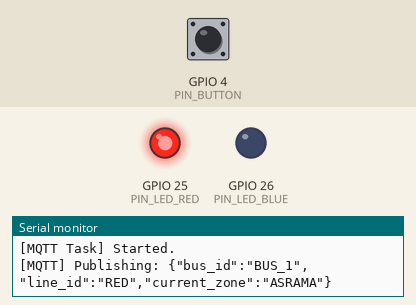
Recording of a sketch running on a simulated ESP32. Parts: output pins drawn as LEDs (lit = HIGH), the last lines printed to the serial monitor. The inputs (shaded band) are chosen by the test bench; at power-on: GPIO 4 (PIN_BUTTON) LOW. WiFi joins after 1.5 s; servers stay silent unless stated; random numbers use the default seed unless the sketch sets one; no MQTT or app messages arrive unless stated.

Above: at 3.7 s.
3.8 s: GPIO 4 (PIN_BUTTON) pulled HIGH for 0.15 s
At 4.9 s:
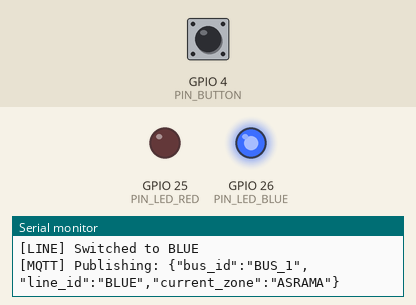
5.4 s: GPIO 4 (PIN_BUTTON) pulled HIGH for 1 s
At 6.0 s:
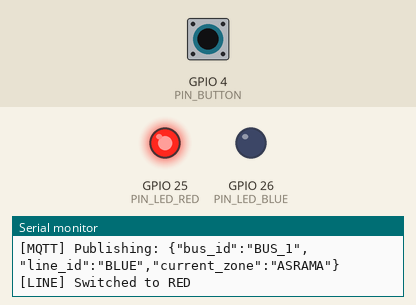
7.9 s: GPIO 4 (PIN_BUTTON) pulled HIGH for 3.2 s
At 8.8 s:
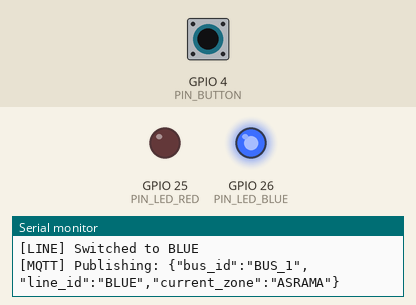
Timing chart, 0 to 10.9 s (numbered marks = the images above; inputs shaded):
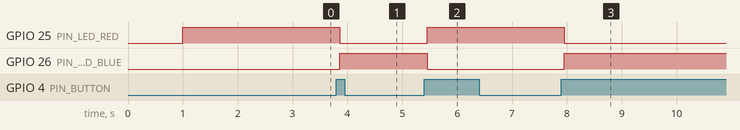

Measured:
- after the input at 3.8 s, GPIO 25 (PIN_LED_RED): HIGH → LOW after 0.06 s; GPIO 26 (PIN_LED_BLUE): LOW → HIGH after 0.06 s
- after the input at 5.4 s, GPIO 25 (PIN_LED_RED): LOW → HIGH after 0.06 s; GPIO 26 (PIN_LED_BLUE): HIGH → LOW after 0.06 s
- after the input at 7.9 s, GPIO 25 (PIN_LED_RED): HIGH → LOW after 0.05 s; GPIO 26 (PIN_LED_BLUE): LOW → HIGH after 0.05 s

The sketch:

Bus.ino
```cpp
/*
 * Context-Aware Campus Bus Tracker
 * BUS UNIT (ESP32 + GPS + Button + LEDs + MQTT + FreeRTOS)
 *
 * Hardware (per Bus Unit):
 * - ESP32 Dev Kit
 * - GPS NEO-6M (UART2):  RX2=GPIO16, TX2=GPIO17
 * - Push Button on GPIO4 (3V3 + 10k pull-down to GND)
 * - Red LED on GPIO12  (RED line indicator)
 * - Blue LED on GPIO13 (BLUE line indicator)
 *
 * Wiring summary:
 *   GPS VCC  -> VIN
 *   GPS GND  -> GND
 *   GPS TX   -> GPIO16 (RX2)
 *   GPS RX   -> GPIO17 (TX2)
 *
 *   Button leg 1 -> 3V3
 *   Button leg 2 -> GPIO4
 *   10k resistor between GPIO4 and GND (pull-down)
 *
 *   RED LED anode  -> 220R -> GPIO12
 *   RED LED cathode-> GND
 *   BLUE LED anode -> 220R -> GPIO13
 *   BLUE LED cathode-> GND
 *
 * You can use this same code for both buses:
 *   - Change BUS_ID
 *   - Change DEFAULT_LINE if you want one to start as BLUE
 *
 * Required libraries:
 *   - TinyGPSPlus by Mikal Hart
 *   - PubSubClient by Nick O'Leary
 */

#include <WiFi.h>
#include <PubSubClient.h>
#include <TinyGPSPlus.h>
#include <Preferences.h>

// =========================
// ==== CONFIGURATIONS ====
// =========================

// --- Mode Operasi ---
#define SIMULATION_MODE true // UBAH MENJADI 'false' SAAT GPS BARU TIBA

// --- Identification (edit per bus) ---
#define BUS_ID       "BUS_1"   // e.g. "BUS_1", "BUS_2"
#define DEFAULT_LINE "RED"      // "RED" or "BLUE" at startup

// --- WiFi Hotspot ---
const char* WIFI_SSID     = "OrganicTrash";
const char* WIFI_PASSWORD = "oops1112";

// --- MQTT Broker ---
const char* MQTT_BROKER   = "broker.hivemq.com"; // or "test.mosquitto.org"
const uint16_t MQTT_PORT  = 1883;
const char* MQTT_TOPIC    = "bikun/location"; // all buses publish here

// --- GPIO Pins (BUS UNIT) ---
const int PIN_GPS_RX   = 16;  // ESP32 RX2  <- GPS TX
const int PIN_GPS_TX   = 17;  // ESP32 TX2  -> GPS RX (optional)
const int PIN_BUTTON   = 4;   // Push button input
const int PIN_LED_RED  = 25;  // RED line LED
const int PIN_LED_BLUE = 26;  // BLUE line LED

// --- Timings ---
const uint32_t BUTTON_DEBOUNCE_MS  = 50;
const uint32_t PUBLISH_INTERVAL_MS = 2000; // send MQTT every 1s

const uint32_t SIMULATION_MOVE_INTERVAL_MS = 15000; // Bus "pindah" setiap 15 detik di mode simulasi

Preferences preferences;

// =========================
// ====== GLOBALS ==========
// =========================

TinyGPSPlus gps;
HardwareSerial GPSSerial(2); // UART2

WiFiClient wifiClient;
PubSubClient mqttClient(wifiClient);

// FreeRTOS Queue for GPS data
QueueHandle_t gpsQueue;

// Current bus line (changes when button toggled)
String currentLine = DEFAULT_LINE; // "RED" or "BLUE"

// Button state for debouncing
int lastButtonReading = LOW;
int stableButtonState = LOW;
uint32_t lastDebounceTime = 0;

// Struct to pass via Queue
typedef struct {
  char zone[20];
} GpsData_t;

// =========================
//   ZONE MAPPING CONFIG
// =========================

struct Zone {
  const char* name;
  double lat;
  double lon;
};


// RED Route stops
const Zone redRoute[] = {
    {"ASRAMA", -6.348191, 106.829705},
    {"MENWA", -6.353438, 106.831816},
    {"STASIUN", -6.360717, 106.831752},
    {"FH", -6.364840, 106.832226},
    {"BALAIRUNG", -6.368286, 106.831712},
    {"RIK", -6.370153, 106.831040},
    {"FKM", -6.371713, 106.829113},
    {"RSUI", -6.372728, 106.828575},
    {"FIK", -6.371179, 106.826968},
    {"FMIPA", -6.369845, 106.825761},
    {"SOR", -6.367006, 106.824346},
    {"VOKASI", -6.366118, 106.821655},
    {"FT", -6.361060, 106.823179},
    {"FEB", -6.359419, 106.825684},
    {"FIB", -6.360619, 106.829290},
    {"FISIP", -6.361711, 106.830344},
    {"FPsi", -6.362391, 106.831005},
    {"STASIUN", -6.360717, 106.831752},
    {"MENWA", -6.353438, 106.831816},
    {"ASRAMA", -6.348191, 106.829705}
};
const int NUM_RED_ZONES = sizeof(redRoute) / sizeof(redRoute[0]);

const Zone blueRoute[] = {
    {"ASRAMA", -6.348191, 106.829705},
    {"MENWA", -6.353438, 106.831816},
    {"STASIUN", -6.360778, 106.831417},
    {"FPsi", -6.362880, 106.831129},
    {"FISIP", -6.361868, 106.830092},
    {"FIB", -6.360887, 106.829157},
    {"FEB", -6.359658, 106.825722},
    {"FT", -6.361258, 106.823307},
    {"VOKASI", -6.366007, 106.821855},
    {"PUSGIWA", -6.366744, 106.823464},
    {"FARMASI", -6.368512, 106.827630},
    {"BALAI SIDANG", -6.369061, 106.829390},
    {"BALAIRUNG", -6.368136, 106.831576},
    {"MASJID UI", -6.365565, 106.832023},
    {"FH", -6.364443, 106.832040},
    {"STASIUN", -6.360778, 106.831417},
    {"MENWA", -6.353438, 106.831816},
    {"ASRAMA", -6.348191, 106.829705}
};
const int NUM_BLUE_ZONES = sizeof(blueRoute) / sizeof(blueRoute[0]);


const double EARTH_RADIUS_M = 6371000.0;
const double ZONE_DETECT_THRESHOLD_M = 100.0; // 100m radius

// =========================
// ====== UTILITIES ========
// =========================

double distanceMeters(double lat1, double lon1, double lat2, double lon2) {

  double radLat1 = lat1 * DEG_TO_RAD;
  double radLon1 = lon1 * DEG_TO_RAD;
  double radLat2 = lat2 * DEG_TO_RAD;
  double radLon2 = lon2 * DEG_TO_RAD;

  double dLat = radLat2 - radLat1;
  double dLon = radLon2 - radLon1;

  double a = sin(dLat / 2) * sin(dLat / 2) +
             cos(radLat1) * cos(radLat2) *
             sin(dLon / 2) * sin(dLon / 2);

  double c = 2 * atan2(sqrt(a), sqrt(1 - a));
  return EARTH_RADIUS_M * c;
}

const char* determineCurrentZone(double lat, double lon) {
  double minDist = 999999.0;
  const char* nearest = "UNKNOWN";

  // Select array based on current line
  Zone* zones;
  int zoneCount;

  if (currentLine.equals("RED")) {
    zones = (Zone*)redRoute;
    zoneCount = NUM_RED_ZONES;
  } else {
    zones = (Zone*)blueRoute;
    zoneCount = NUM_BLUE_ZONES;
  }

  for (int i = 0; i < zoneCount; i++) {
    double d = distanceMeters(lat, lon, zones[i].lat, zones[i].lon);

    // Debug distance output:
    Serial.print("[DEBUG] Dist to ");
    Serial.print(zones[i].name);
    Serial.print(" = ");
    Serial.print(d);
    Serial.println(" m");

    if (d < minDist) {
      minDist = d;
      nearest = zones[i].name;
    }
  }

  if (minDist <= ZONE_DETECT_THRESHOLD_M) {
    return nearest;
  } else {
    return "UNKNOWN";
  }
}

void updateLineLEDs() {
  if (currentLine.equals("RED")) {
    digitalWrite(PIN_LED_RED, HIGH);
    digitalWrite(PIN_LED_BLUE, LOW);
  } else { // "BLUE"
    digitalWrite(PIN_LED_RED, LOW);
    digitalWrite(PIN_LED_BLUE, HIGH);
  }
}

void toggleLine() {
  if (currentLine.equals("RED")) {
    currentLine = "BLUE";
  } else {
    currentLine = "RED";
  }
  Serial.print("[LINE] Switched to ");
  Serial.println(currentLine);
  updateLineLEDs();
}

// =========================
// == BUTTON HANDLING ======
// =========================

void handleButton() {
  int reading = digitalRead(PIN_BUTTON);
  uint32_t now = millis();

  if (reading != lastButtonReading) {
    // input changed → reset debounce timer
    lastDebounceTime = now;
  }

  if ((now - lastDebounceTime) > BUTTON_DEBOUNCE_MS) {
    // if reading has been stable long enough, treat as actual state
    if (reading != stableButtonState) {
      stableButtonState = reading;

      // Rising edge: LOW -> HIGH (button pressed)
      if (stableButtonState == HIGH) {
        toggleLine();
      }
    }
  }

  lastButtonReading = reading;
}

// =========================
// ===== WIFI / MQTT =======
// =========================

void connectWiFi() {
  Serial.print("Connecting to WiFi: ");
  Serial.println(WIFI_SSID);

  WiFi.mode(WIFI_MODE_STA);
  WiFi.begin(WIFI_SSID, WIFI_PASSWORD);

  while (WiFi.status() != WL_CONNECTED) {
    delay(500);
    Serial.print(".");
  }

  Serial.println("\n[WiFi] Connected.");
  Serial.print("[WiFi] IP address: ");
  Serial.println(WiFi.localIP());
}

void connectMQTT() {
  mqttClient.setServer(MQTT_BROKER, MQTT_PORT);

  while (!mqttClient.connected()) {
    Serial.print("[MQTT] Connecting to broker...");
    String clientId = "BusUnit-" + String(BUS_ID) + "-" + String(random(0xFFFF), HEX);
    if (mqttClient.connect(clientId.c_str())) {
      Serial.println("connected.");
    } else {
      Serial.print("failed, rc=");
      Serial.print(mqttClient.state());
      Serial.println(" retrying in 2 seconds...");
      delay(2000);
    }
  }
}

void taskInput(void* parameter) {
  pinMode(PIN_BUTTON, INPUT);
  uint32_t lastPressTime = 0;
  for (;;) {
    if (digitalRead(PIN_BUTTON) == HIGH) {
      if (millis() - lastPressTime > BUTTON_DEBOUNCE_MS) {
        lastPressTime = millis();
        currentLine = (currentLine.equals("RED")) ? "BLUE" : "RED";
        updateLineLEDs();
        preferences.begin("bus-state", false);
        preferences.putString("currentLine", currentLine);
        preferences.end();
        Serial.printf("[INPUT] Jalur diubah menjadi: %s\n", currentLine.c_str());
      }
    }
    vTaskDelay(pdMS_TO_TICKS(20));
  }
}


// =========================
// ====== GPS TASK =========
// =========================

void taskGPS(void* parameter) {
  #if SIMULATION_MODE
    // --- MODE SIMULASI ---
    Serial.println("[GPS Task] Dimulai dalam MODE SIMULASI.");
    int currentIndex = 0;
    for (;;) {
      const Zone* zones;
      int zoneCount;
      if (currentLine == "RED") {
        zones = redRoute;
        zoneCount = NUM_RED_ZONES;
      } else {
        zones = blueRoute;
        zoneCount = NUM_BLUE_ZONES;
      }

      GpsData_t data;
      strncpy(data.zone, zones[currentIndex].name, sizeof(data.zone) - 1);
      data.zone[sizeof(data.zone) - 1] = '\0';

      xQueueOverwrite(gpsQueue, &data);

      Serial.printf("[SIMULATOR] Bus %s sekarang di -> %s\n", currentLine.c_str(), data.zone);

      currentIndex++;
      if (currentIndex >= zoneCount) {
        currentIndex = 0; // Kembali ke awal rute
      }

      vTaskDelay(pdMS_TO_TICKS(SIMULATION_MOVE_INTERVAL_MS));
    }
  #else
    // --- MODE GPS NYATA ---
    GPSSerial.begin(9600, SERIAL_8N1, PIN_GPS_RX, PIN_GPS_TX);
    Serial.println("[GPS Task] Dimulai dalam MODE GPS NYATA.");
    for (;;) {
      while (GPSSerial.available() > 0) {
        gps.encode(GPSSerial.read());
      }
      if (gps.location.isUpdated() && gps.location.isValid()) {
        GpsData_t data;
        const char* zone = determineCurrentZone(gps.location.lat(), gps.location.lng());
        strncpy(data.zone, zone, sizeof(data.zone) - 1);
        data.zone[sizeof(data.zone) - 1] = '\0';
        xQueueOverwrite(gpsQueue, &data);
      }
      vTaskDelay(pdMS_TO_TICKS(200));
    }
  #endif
}

// =========================
// ===== MQTT TASK =========
// =========================

void taskMQTT(void* parameter) {
  (void)parameter;

  Serial.println("[MQTT Task] Started.");

  GpsData_t latestGps {};
  uint32_t lastPublishTime = 0;

  for (;;) {
    if (WiFi.status() != WL_CONNECTED) {
      connectWiFi();
    }

    if (!mqttClient.connected()) {
      connectMQTT();
    }

    mqttClient.loop();

    uint32_t now = millis();
    if (now - lastPublishTime >= PUBLISH_INTERVAL_MS) {
      lastPublishTime = now;

      // Get latest GPS data from Queue (if any)
      if (gpsQueue != NULL && uxQueueMessagesWaiting(gpsQueue) > 0) {
        xQueueReceive(gpsQueue, &latestGps, 0);
      }

      // Build JSON payload
      String payload = "{";
      payload += "\"bus_id\":\"";       payload += BUS_ID;          payload += "\",";
      payload += "\"line_id\":\"";      payload += currentLine;     payload += "\",";
      payload += "\"current_zone\":\""; payload += latestGps.zone;  payload += "\"";
      payload += "}";

      Serial.print("[MQTT] Publishing: ");
      Serial.println(payload);

      bool ok = mqttClient.publish(MQTT_TOPIC, payload.c_str());
      if (!ok) {
        Serial.println("[MQTT] Publish failed.");
      }
    }

    vTaskDelay(pdMS_TO_TICKS(50));
  }
}

// =========================
/* ========= SETUP ========= */
// =========================

void setup() {
  Serial.begin(115200);
  delay(1000);
  Serial.println();
  Serial.println("=== BUS UNIT START ===");

  // Pins
  pinMode(PIN_BUTTON,   INPUT);       // external pulldown
  pinMode(PIN_LED_RED,  OUTPUT);
  pinMode(PIN_LED_BLUE, OUTPUT);

  updateLineLEDs();

  // GPS Serial (UART2)
  GPSSerial.begin(9600, SERIAL_8N1, PIN_GPS_RX, PIN_GPS_TX);

  // WiFi & MQTT initial connect
  connectWiFi();
  connectMQTT();

  // Create Queue (length=1, holds latest GPS)
  gpsQueue = xQueueCreate(1, sizeof(GpsData_t));
  if (gpsQueue == NULL) {
    Serial.println("Error creating GPS queue!");
  }

  // Create tasks
  xTaskCreatePinnedToCore(
    taskGPS,
    "GPS Task",
    4096,
    NULL,
    1,
    NULL,
    1
  );

  xTaskCreatePinnedToCore(
    taskMQTT,
    "MQTT Task",
    4096,
    NULL,
    1,
    NULL,
    1
  );
}

// =========================
/* ========= LOOP ========== */
// =========================

void loop() {
  // Handle button & line switching in main loop
  handleButton();
  delay(10);
}
```
